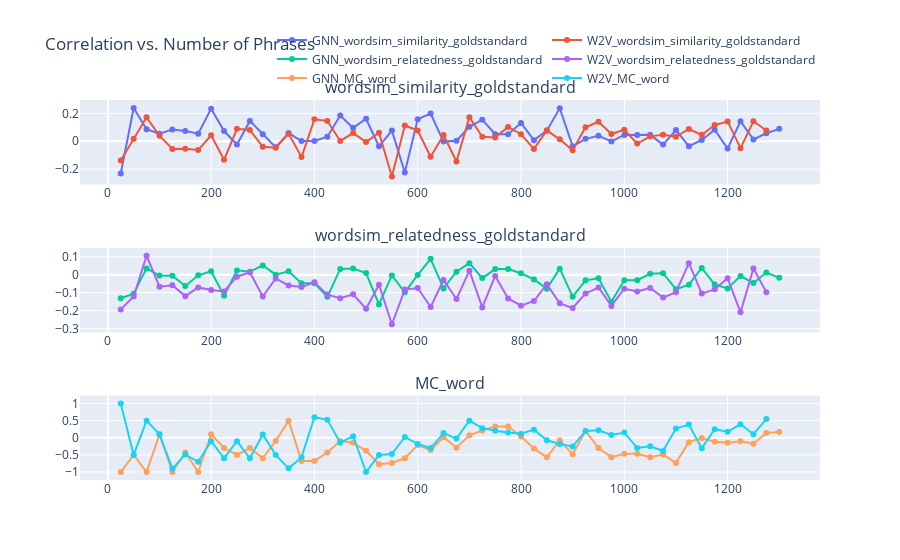

The notebook cell saved with this chart:
### Code cell
import pandas as pd
import plotly.graph_objs as go
from plotly.subplots import make_subplots

# Assuming df1 and df2 are your DataFrames
df1 = pd.read_csv('resultatsgnn')
df2 = pd.read_csv('resultatsw2v')

# Define the range of phrase counts
phrase_counts = list(range(100, 2025, 25))

# Create an empty dictionary to store traces for each label
traces_by_label = {}

# Iterate over unique filepaths in DataFrame 1
for filepath in df1['filepath'].unique():
    # Extract label from filepath
    label = filepath.split('/')[-1].split('.')[0]
    
    # Filter DataFrame 1 for the current filepath
    subset_df1 = df1[df1['filepath'] == filepath]
    # Filter DataFrame 2 for the same filepath
    subset_df2 = df2[df2['filepath'] == filepath]

    # Create a trace for DataFrame 1
    trace_df1 = go.Scatter(x=phrase_counts, y=subset_df1['correlation spearman'], mode='lines+markers', name='GNN_' + label)

    # Create a trace for DataFrame 2
    trace_df2 = go.Scatter(x=phrase_counts, y=subset_df2['correlation spearman'], mode='lines+markers', name='W2V_' + label)

    # Add traces to the dictionary based on label
    if label not in traces_by_label:
        traces_by_label[label] = []
    traces_by_label[label].append(trace_df1)
    traces_by_label[label].append(trace_df2)

# Create subplots
fig = make_subplots(rows=len(traces_by_label), cols=1, subplot_titles=list(traces_by_label.keys()))

# Add traces to subplots
for i, (label, traces) in enumerate(traces_by_label.items(), start=1):
    for trace in traces:
        fig.add_trace(trace, row=i, col=1)

# Update layout
fig.update_layout(title='Correlation vs. Number of Phrases', showlegend=True, legend=dict(orientation='h', yanchor='bottom', y=1.02, xanchor='right', x=1))

# Show plot
fig.show()

### Figure 1 — Plotly figure (JSON) as saved in the notebook; plotly's stock layout.template omitted (floating-point values rounded to 4 significant figures)
{"data": [{"mode": "lines+markers", "name": "GNN_wordsim_similarity_goldstandard", "type": "scatter", "x": [25, 50, 75, 100, 125, 150, 175, 200, 225, 250, 275, 300, 325, 350, 375, 400, 425, 450, 475, 500, 525, 550, 575, 600, 625, 650, 675, 700, 725, 750, 775, 800, 825, 850, 875, 900, 925, 950, 975, 1000, 1025, 1050, 1075, 1100, 1125, 1150, 1175, 1200, 1225, 1250, 1275, 1300, 1325, 1350, 1375, 1400, 1425, 1450, 1475, 1500], "xaxis": "x", "y": [-0.232, 0.2388, 0.08625, 0.05344, 0.08466, 0.07353, 0.05413, 0.2339, 0.07314, -0.02354, 0.1457, 0.04938, -0.04393, 0.05868, 0.001112, 0.001112, 0.03264, 0.1847, 0.09581, 0.161, -0.03677, 0.07605, -0.2255, 0.1585, 0.1994, -0.002924, 0.003215, 0.1036, 0.1547, 0.05, 0.05, 0.1308, 0.00757, 0.07563, 0.237, -0.03726, 0.01689, 0.03937, -0.002182, 0.04507, 0.04507, 0.04569, -0.02452, 0.0801, -0.03588, 0.00879, 0.08237, -0.05303, 0.1432, 0.01235, 0.05682, 0.08874], "yaxis": "y"}, {"mode": "lines+markers", "name": "W2V_wordsim_similarity_goldstandard", "type": "scatter", "x": [25, 50, 75, 100, 125, 150, 175, 200, 225, 250, 275, 300, 325, 350, 375, 400, 425, 450, 475, 500, 525, 550, 575, 600, 625, 650, 675, 700, 725, 750, 775, 800, 825, 850, 875, 900, 925, 950, 975, 1000, 1025, 1050, 1075, 1100, 1125, 1150, 1175, 1200, 1225, 1250, 1275, 1300, 1325, 1350, 1375, 1400, 1425, 1450, 1475, 1500], "xaxis": "x", "y": [-0.1394, 0.01818, 0.1717, 0.0394, -0.05528, -0.05357, -0.06372, 0.04197, -0.1337, 0.0894, 0.08034, -0.04037, -0.04739, 0.05435, -0.1144, 0.1573, 0.145, 0.001844, 0.05844, -0.005454, 0.06136, -0.2536, 0.1131, 0.07691, -0.1116, 0.04466, -0.1463, 0.1728, 0.03226, 0.0274, 0.1026, 0.0499, -0.05565, 0.07813, 0.01341, -0.06574, 0.09943, 0.1397, 0.0516, 0.08216, -0.0173, 0.03473, 0.04659, 0.03175, 0.08771, 0.04581, 0.1159, 0.142, -0.04993, 0.1429, 0.07692], "yaxis": "y"}, {"mode": "lines+markers", "name": "GNN_wordsim_relatedness_goldstandard", "type": "scatter", "x": [25, 50, 75, 100, 125, 150, 175, 200, 225, 250, 275, 300, 325, 350, 375, 400, 425, 450, 475, 500, 525, 550, 575, 600, 625, 650, 675, 700, 725, 750, 775, 800, 825, 850, 875, 900, 925, 950, 975, 1000, 1025, 1050, 1075, 1100, 1125, 1150, 1175, 1200, 1225, 1250, 1275, 1300, 1325, 1350, 1375, 1400, 1425, 1450, 1475, 1500], "xaxis": "x2", "y": [-0.1307, -0.1051, 0.03535, -0.004707, -0.005835, -0.06251, -0.003249, 0.01902, -0.1166, 0.02426, 0.01722, 0.05181, 0.0005819, 0.01908, -0.04763, -0.04763, -0.1228, 0.03231, 0.03479, 0.009285, -0.1648, -0.003709, -0.09765, -0.001028, 0.0884, -0.07598, 0.01709, 0.06448, -0.01863, 0.03152, 0.03152, 0.008086, -0.02591, -0.07738, 0.03382, -0.1219, -0.03105, -0.01941, -0.1507, -0.03062, -0.03062, 0.005074, 0.008793, -0.08044, -0.05527, 0.03772, -0.05441, -0.07624, -0.007371, -0.04645, 0.01205, -0.01681], "yaxis": "y2"}, {"mode": "lines+markers", "name": "W2V_wordsim_relatedness_goldstandard", "type": "scatter", "x": [25, 50, 75, 100, 125, 150, 175, 200, 225, 250, 275, 300, 325, 350, 375, 400, 425, 450, 475, 500, 525, 550, 575, 600, 625, 650, 675, 700, 725, 750, 775, 800, 825, 850, 875, 900, 925, 950, 975, 1000, 1025, 1050, 1075, 1100, 1125, 1150, 1175, 1200, 1225, 1250, 1275, 1300, 1325, 1350, 1375, 1400, 1425, 1450, 1475, 1500], "xaxis": "x2", "y": [-0.1928, -0.1208, 0.1056, -0.06619, -0.05823, -0.1189, -0.07051, -0.08475, -0.09313, -0.01092, 0.01414, -0.121, -0.02055, -0.0598, -0.06815, -0.04229, -0.1105, -0.1301, -0.1088, -0.189, -0.05581, -0.2753, -0.08265, -0.07374, -0.1791, -0.02926, -0.1352, 0.02287, -0.1816, -0.006359, -0.1317, -0.1721, -0.146, -0.05293, -0.1592, -0.1849, -0.104, -0.07092, -0.1732, -0.07744, -0.09336, -0.07338, -0.1268, -0.0968, 0.06459, -0.1049, -0.08131, -0.01958, -0.2092, 0.03442, -0.0967], "yaxis": "y2"}, {"mode": "lines+markers", "name": "GNN_MC_word", "type": "scatter", "x": [25, 50, 75, 100, 125, 150, 175, 200, 225, 250, 275, 300, 325, 350, 375, 400, 425, 450, 475, 500, 525, 550, 575, 600, 625, 650, 675, 700, 725, 750, 775, 800, 825, 850, 875, 900, 925, 950, 975, 1000, 1025, 1050, 1075, 1100, 1125, 1150, 1175, 1200, 1225, 1250, 1275, 1300, 1325, 1350, 1375, 1400, 1425, 1450, 1475, 1500], "xaxis": "x3", "y": [-1, -0.5, -1, 0.1, -1, -0.4286, -1, 0.1, -0.3, -0.5, -0.3, -0.6, -0.09524, 0.5, -0.6786, -0.6786, -0.4286, -0.09524, -0.1429, -0.381, -0.7714, -0.7381, -0.5952, -0.2143, -0.3571, 0.01667, -0.2909, 0.07143, 0.2143, 0.3273, 0.3273, 0.03636, -0.3095, -0.5714, -0.07143, -0.4833, 0.2, -0.3, -0.5667, -0.4667, -0.4667, -0.5667, -0.4909, -0.7333, -0.1276, -0.005495, -0.1152, -0.1429, -0.103, -0.1758, 0.1394, 0.1667], "yaxis": "y3"}, {"mode": "lines+markers", "name": "W2V_MC_word", "type": "scatter", "x": [25, 50, 75, 100, 125, 150, 175, 200, 225, 250, 275, 300, 325, 350, 375, 400, 425, 450, 475, 500, 525, 550, 575, 600, 625, 650, 675, 700, 725, 750, 775, 800, 825, 850, 875, 900, 925, 950, 975, 1000, 1025, 1050, 1075, 1100, 1125, 1150, 1175, 1200, 1225, 1250, 1275, 1300, 1325, 1350, 1375, 1400, 1425, 1450, 1475, 1500], "xaxis": "x3", "y": [1, -0.5, 0.5, 0.1, -0.9, -0.4857, -0.7, -0.1, -0.6, -0.1, -0.6, 0.09524, -0.5, -0.8929, -0.5734, 0.6, 0.5238, -0.1429, 0.04762, -1, -0.5, -0.4762, 0.02381, -0.1786, -0.3, 0.1364, -0.02381, 0.5, 0.2818, 0.2028, 0.1545, 0.119, 0.2381, -0.07143, -0.1833, -0.2545, 0.2, 0.2167, 0.08333, 0.1545, -0.3, -0.2485, -0.3833, 0.2688, 0.3846, -0.3091, 0.25, 0.1758, 0.3939, 0.103, 0.5476], "yaxis": "y3"}], "layout": {"annotations": [{"font": {"size": 16}, "showarrow": false, "text": "wordsim_similarity_goldstandard", "x": 0.5, "xanchor": "center", "xref": "paper", "y": 1, "yanchor": "bottom", "yref": "paper"}, {"font": {"size": 16}, "showarrow": false, "text": "wordsim_relatedness_goldstandard", "x": 0.5, "xanchor": "center", "xref": "paper", "y": 0.6111, "yanchor": "bottom", "yref": "paper"}, {"font": {"size": 16}, "showarrow": false, "text": "MC_word", "x": 0.5, "xanchor": "center", "xref": "paper", "y": 0.2222, "yanchor": "bottom", "yref": "paper"}], "legend": {"orientation": "h", "x": 1, "xanchor": "right", "y": 1.02, "yanchor": "bottom"}, "showlegend": true, "title": {"text": "Correlation vs. Number of Phrases"}, "xaxis": {"anchor": "y", "domain": [0, 1]}, "xaxis2": {"anchor": "y2", "domain": [0, 1]}, "xaxis3": {"anchor": "y3", "domain": [0, 1]}, "yaxis": {"anchor": "x", "domain": [0.7778, 1]}, "yaxis2": {"anchor": "x2", "domain": [0.3889, 0.6111]}, "yaxis3": {"anchor": "x3", "domain": [0, 0.2222]}}}
